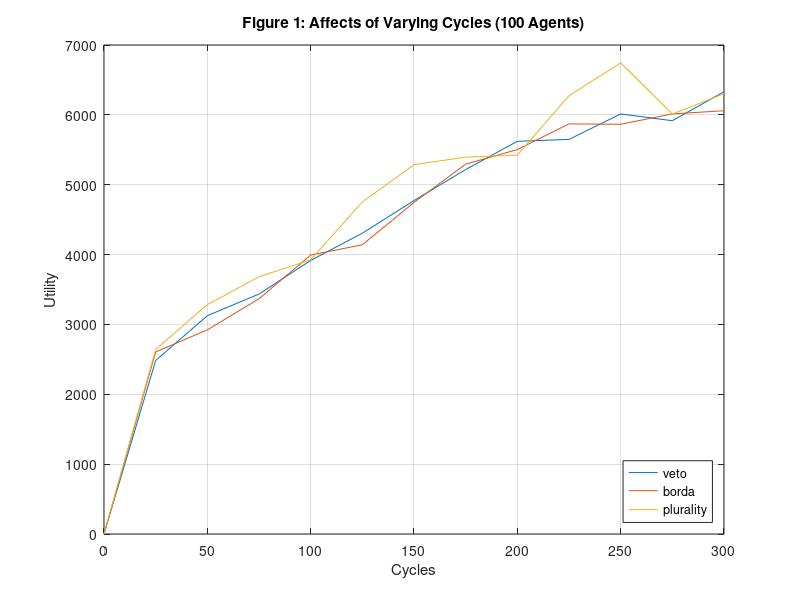
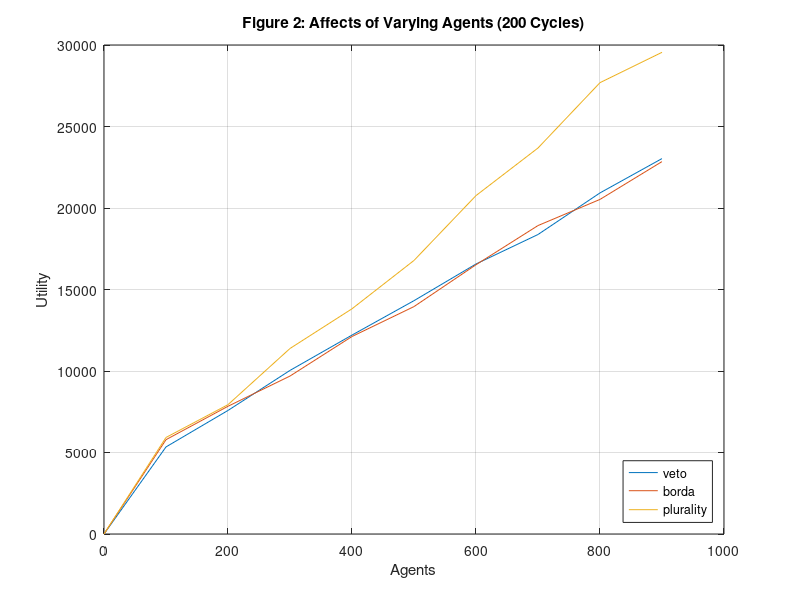

MATLAB code to generate these figures, in order:
% Agents = 100
cycles = [0 25 50 75 100 125 150 175 200 225 250 275 300];
veto = [0 2484 3125 3435 3916 4306 4773 5217 5621 5649 6013 5916 6331];
borda = [0 2606 2922 3368 3993 4140 4746 5295 5503 5871 5865 6014 6059];
plurality = [0 2642 3284 3682 3926 4754 5287 5395 5424 6274 6745 6011 6303];
figure(1);
plot(cycles,veto,cycles,borda,cycles,plurality)
grid on;
title('Figure 1: Affects of Varying Cycles (100 Agents)');
xlabel('Cycles');
ylabel('Utility');
legend({'veto','borda','plurality'},"Location","SouthEast");

% Cycles = 200
cycles = [0 100 200 300 400 500 600 700 800 900];
veto = [0 5342 7580 10036 12203 14315 16565 18374 20926 23032];
borda = [0 5787 7836 9690 12116 13952 16519 18923 20527 22847];
plurality = [0 5923 7935 11381 13817 16783 20761 23681 27690 29551];
figure(2);
plot(cycles,veto,cycles,borda,cycles,plurality);
grid on;
title('Figure 2: Affects of Varying Agents (200 Cycles)');
xlabel('Agents');
ylabel('Utility');
legend({'veto','borda','plurality'},"Location","SouthEast");